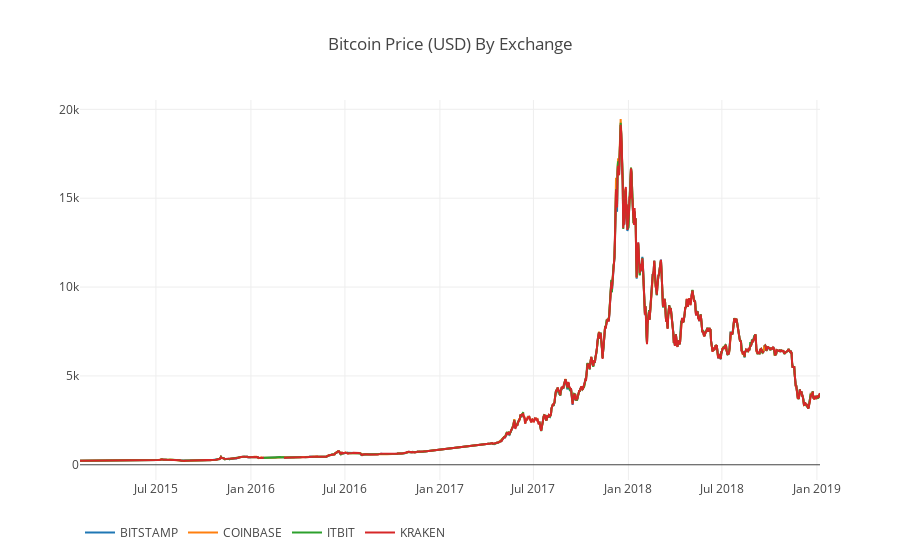

Write notebook code for a chart like this one.
### Code cell
# Plot the revised dataframe
df_scatter(btc_usd_datasets, 'Bitcoin Price (USD) By Exchange')

### Figure 1 — Plotly figure (JSON) as saved in the notebook; plotly's stock layout.template omitted (floating-point values rounded to 4 significant figures; data arrays with more than 128 entries replaced by an {"elided": "..."} marker saying what was removed)
{"data": [{"name": "BITSTAMP", "type": "scatter", "uid": "991f90bf-f71a-470d-a55a-ef1cb2381228", "visible": true, "x": {"elided": "1216 str values"}, "y": {"elided": "1216 float values"}}, {"name": "COINBASE", "type": "scatter", "uid": "605fc010-3f16-49cc-946d-c2e90b6176fc", "visible": true, "x": {"elided": "1216 str values"}, "y": {"elided": "1216 float values"}}, {"name": "ITBIT", "type": "scatter", "uid": "24c924c9-9af0-40d1-aa31-769fef1f7e46", "visible": true, "x": {"elided": "1216 str values"}, "y": {"elided": "1216 float values"}}, {"name": "KRAKEN", "type": "scatter", "uid": "45d754df-2900-4b3a-a8bf-975f1527d012", "visible": true, "x": {"elided": "1216 str values"}, "y": {"elided": "1216 float values"}}], "layout": {"legend": {"orientation": "h"}, "title": {"text": "Bitcoin Price (USD) By Exchange"}, "xaxis": {"type": "date"}, "yaxis": {"showticklabels": true, "title": {"text": ""}, "type": "linear"}}}
